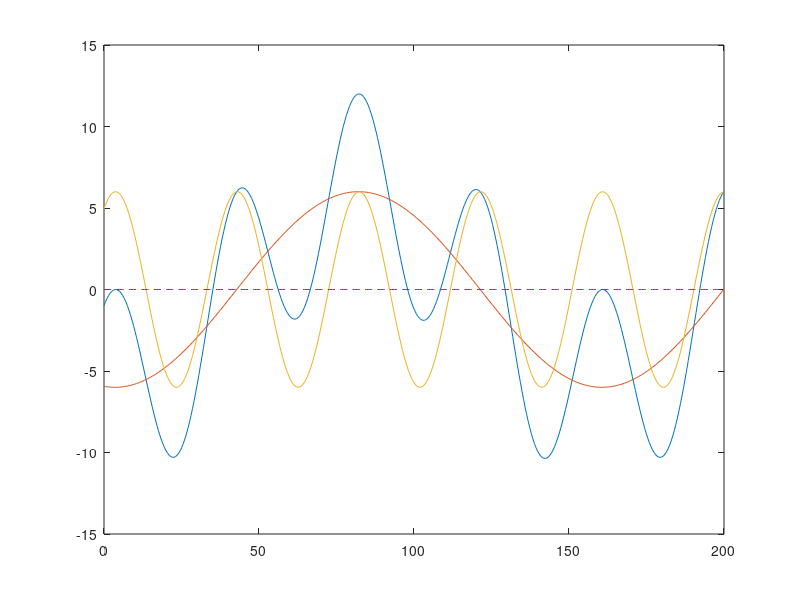

Write MATLAB code to recreate this figure. (Note: this script raises an error after producing the figure.)
% Sounak Ghosh
% 9/28/19
% ECE 202 - Fall 2019 - MATLAB Exercise M5
% equation source: https://www.math.utah.edu/~gupta/MATH1060Fall2012/FormulaSheet.pdf

clear % clears all variables in the workplace; avoids common errors
clc % clears all previous outputs in the command window

% f(t) = 12*cos(60t + 1.8)*cos(100t + 1.2)
% cos A cos B = 1/2 (cos(A + B) + cos(A ? B))

tms = linspace(0,200,400);        % 0 to 200ms, needed for plot
t = tms * 10^(-3);                % Converting time to milisecond
x = 60*t - 1.8;                   % first sinusoid expression in cos
y = 100*t + 1.2;                  % second sinusoid expression in cos
a = 12;                           % a is the constant
f1 = a*cos(x).*cos(y);            % the original sinusoid fnction
f2 = (a/2)*cos(x - y);            % function of the first sinusoid
f3 = (a/2)*cos(x + y);            % function of the second sinusoid

%---- checks ------------------

check1 = f2 + f3 - f1;                      % Check function for the array with zeroes
plot(tms,f1,tms,f2,tms,f3,tms,check1,'--')    % plot f1, f2, f3 and check 1
ax = gca;
ax.FontSize = 18.5;
% legend showing the magnitude of each function
legend('f1 - 12*cos(x)*cos(y)', 'f2 - 6*cos(x-y)', 'f3 - 6*cos(x-y)','check1:f2 + f3 - f1')     
xlabel('time t (ms)')                         % x axis label
ylabel('f(t)')                                % y axis label
title('ECE 202, Exercise M5 - Plotting a Product of 2 Sinusoids as a Sum of 2 Sinusoids')
check2 = sum(abs(check1))

% The ABS(absolute function) is used to prevent the postive part cancel the
% the negative part. By using the ABS(absolute function) everything is
% becomes the same sign and reduces error points in the the plots. Instead
% of just adding the positive and the negative numbers which will anyway
% give zero, we add the positive points to just check the actual magnitude of
% the data. Hence, making our check more precise and solid.
